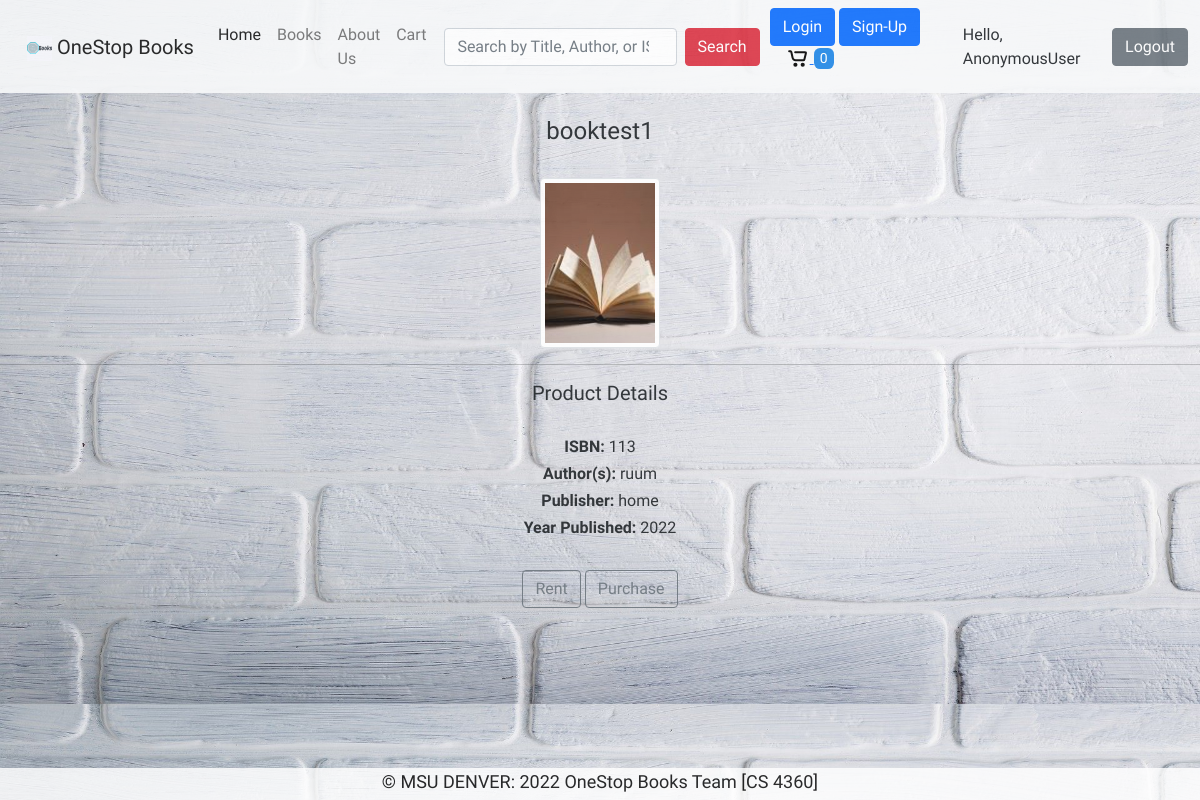
/product/113, run on the app's committed database.
### bookstore/models.py (models this page shows, shortened)
class Book(models.Model):
    isbn = models.CharField(_("isbn"), max_length = 30, primary_key = True)
    title = models.CharField(_("title"), max_length = 100)
    authors = models.CharField(_("authors"), max_length = 100)
    year_public = models.IntegerField(_("year_public"), null = True)
    publisher = models.CharField(_("publisher"), max_length = 100, null = True)
    thumbnail_pic = models.ImageField(_("thumbnail_pic"), null = True, blank = True, upload_to ="static/images/books")
    price = models.IntegerField(_("price"), max_length = 10)
    quantity = models.IntegerField(_("Quantity"), max_length = 10)

### bookstore/views.py (the view)
# urls.py: path('product/<str:isbn>', product_view, name='product')
def product_view(request, isbn):
    book = Book.objects.get(isbn = isbn)
    return render(request, "product.html", {'book': book})

### templates/product.html
{%extends 'base.html'%}
{% load static %}
{% block content %}
<div>
    <br>
    <div class="text-center">
        <h4>{{book.title}}</h4>
        <br>
        <img class="thumbnail img-thumbnail center-block" src="{{book.thumbnail_pic.url}}">
        <hr>
        <h5>Product Details</h5>
        <br>
        <h6><strong>ISBN:</strong> {{book.isbn}}</h6>
        <h6><strong>Author(s):</strong> {{book.authors}}</h6>
        <h6><strong>Publisher:</strong> {{book.publisher}}</h6>
        <h6><strong>Year Published:</strong> {{book.year_public}}</h6>
        <br>
        <a class="btn btn-outline-secondary" href="#">Rent</a>
        <a class="btn btn-outline-secondary" href="#">Purchase</a>
    </div>
</div>
{% endblock %}

### static/css/style.css (style rules this page uses)
body { background-color: hsl(36, 100%, 99%); background: url("/static/images/simple2.jpg"); opacity: 90%; width: 100%; background-position: center; background-size: cover; position: relative; font-family: 'Hubballi', cursive; }
.thumbnail { width: 120px; height: 170px; object-fit: cover; }

### data on the page
Book: title "booktest1", thumbnail_pic (picture), isbn "113", authors "ruum", publisher "home", year_public "2022"

### other printed values
{{ request.user }} "AnonymousUser"
